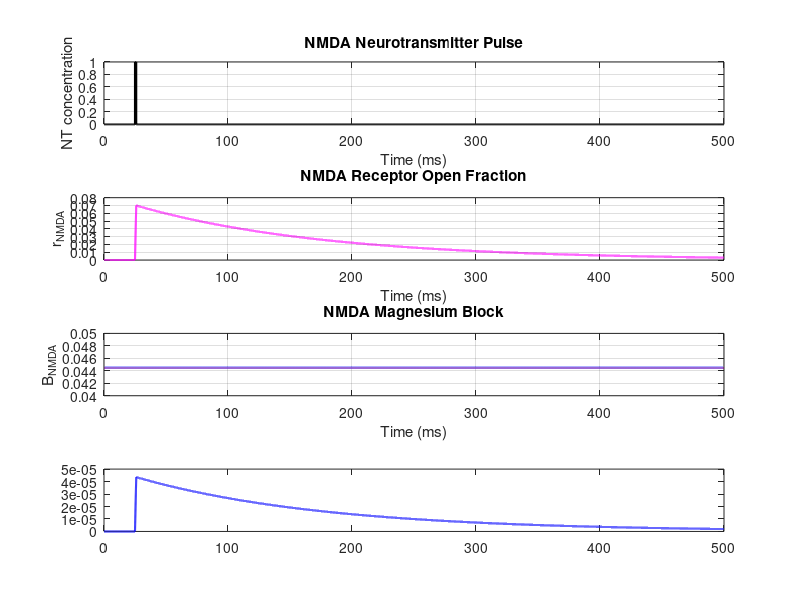

Source code (MATLAB): (Note: this script raises an error after producing the figure.)
%% NMDA EPSC code
clear; clc

%% Simulation setup
N_num = 1;
tspan = 500; % ms
dt = 0.01; % time step for Euler method
loop = ceil(tspan/dt); % number of Euler iterations
time = (0:loop-1).*dt; % time vector in ms

%% Postsynaptic voltage used to calculate current
v_post_NMDA = -70; % mV

%% NMDA constants
Cmax_NMDA = 1;       % max neurotransmitter concentration
Cdur_NMDA = 1;       % neurotransmitter pulse duration, ms
alpha_NMDA = 0.072; % forward binding rate
beta_NMDA = 0.0066; % backward unbinding rate
E_NMDA = 0;         % reversal potential, mV
g_NMDA = 0.0002;    % maximum conductance
mg_NMDA = 1;        % external magnesium concentration, mM

%% Neurotransmitter pulse
nt_NMDA = zeros(N_num, loop);

NMDA_start = round(25/dt);
NMDA_stop = NMDA_start + round(Cdur_NMDA/dt);

nt_NMDA(:, NMDA_start:NMDA_stop) = Cmax_NMDA;

%% Initial receptor values
r_NMDA = zeros(N_num, loop);

%% Magnesium block and current arrays
B_NMDA = zeros(N_num, loop);
I_NMDA = zeros(N_num, loop);

%% Euler method
for i = 1:loop-1

    % NMDA receptor open fraction
    dNMDA_rdt(:,i) = ...
        alpha_NMDA .* nt_NMDA(:,i) .* (1 - r_NMDA(:,i)) ...
        - beta_NMDA .* r_NMDA(:,i);

    r_NMDA(:,i+1) = r_NMDA(:,i) + dt .* dNMDA_rdt(:,i);

    % Magnesium block
    B_NMDA(:,i) = ...
        1 ./ (1 + exp(0.062 .* (-v_post_NMDA)) .* (mg_NMDA ./ 3.57));

    % NMDA current
    I_NMDA(:,i) = ...
        g_NMDA .* B_NMDA(:,i) .* r_NMDA(:,i) .* (E_NMDA - v_post_NMDA);

end

% Fill final magnesium block and current values for plotting.
B_NMDA(:,end) = ...
    1 ./ (1 + exp(0.062 .* (-v_post_NMDA)) .* (mg_NMDA ./ 3.57));
I_NMDA(:,end) = ...
    g_NMDA .* B_NMDA(:,end) .* r_NMDA(:,end) .* (E_NMDA - v_post_NMDA);

%% Plot NMDA components in a new figure each run
figure
set(gcf, 'Name', 'NMDA EPSC', 'Color', 'w');

subplot(4,1,1)
plot(time, nt_NMDA, 'k', 'LineWidth', 1.5)
title('NMDA Neurotransmitter Pulse')
xlabel('Time (ms)')
ylabel('NT concentration')
grid on

subplot(4,1,2)
plot(time, r_NMDA, 'm', 'LineWidth', 1.5)
title('NMDA Receptor Open Fraction')
xlabel('Time (ms)')
ylabel('r_{NMDA}')
grid on

subplot(4,1,3)
plot(time, B_NMDA, 'Color', [0.3 0.1 0.7], 'LineWidth', 1.5)
title('NMDA Magnesium Block')
xlabel('Time (ms)')
ylabel('B_{NMDA}')
grid on

subplot(4,1,4)
plot(time, I_NMDA, 'b', 'LineWidth', 1.5)
yline(0,'k:')
title('NMDA EPSC')
xlabel('Time (ms)')
ylabel('Current')
grid on
